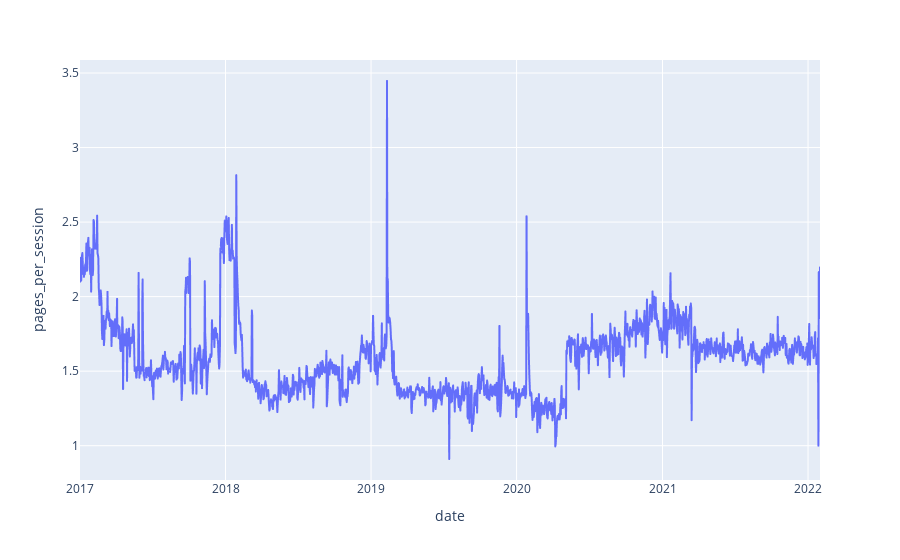

Source (notebook cell):
### Markdown cell above
**C.** Visualize this new metric using a line chart for each site. (You will have 3 separate graphs)

### Code cell
# combined_site graph
px.line(combined_site, x='date', y='pages_per_session')

### Figure 1 — Plotly figure (JSON) as saved in the notebook; plotly's stock layout.template omitted (floating-point values rounded to 4 significant figures; data arrays with more than 128 entries replaced by an {"elided": "..."} marker saying what was removed)
{"data": [{"hovertemplate": "date=%{x}<br>pages_per_session=%{y}<extra></extra>", "legendgroup": "", "line": {"color": "#636efa", "dash": "solid"}, "marker": {"symbol": "circle"}, "mode": "lines", "name": "", "showlegend": false, "x": {"elided": "1857 str values"}, "xaxis": "x", "y": {"elided": "1857 float values"}, "yaxis": "y", "type": "scattergl"}], "layout": {"xaxis": {"anchor": "y", "domain": [0.0, 1.0], "title": {"text": "date"}}, "yaxis": {"anchor": "x", "domain": [0.0, 1.0], "title": {"text": "pages_per_session"}}, "legend": {"tracegroupgap": 0}, "margin": {"t": 60}}}
